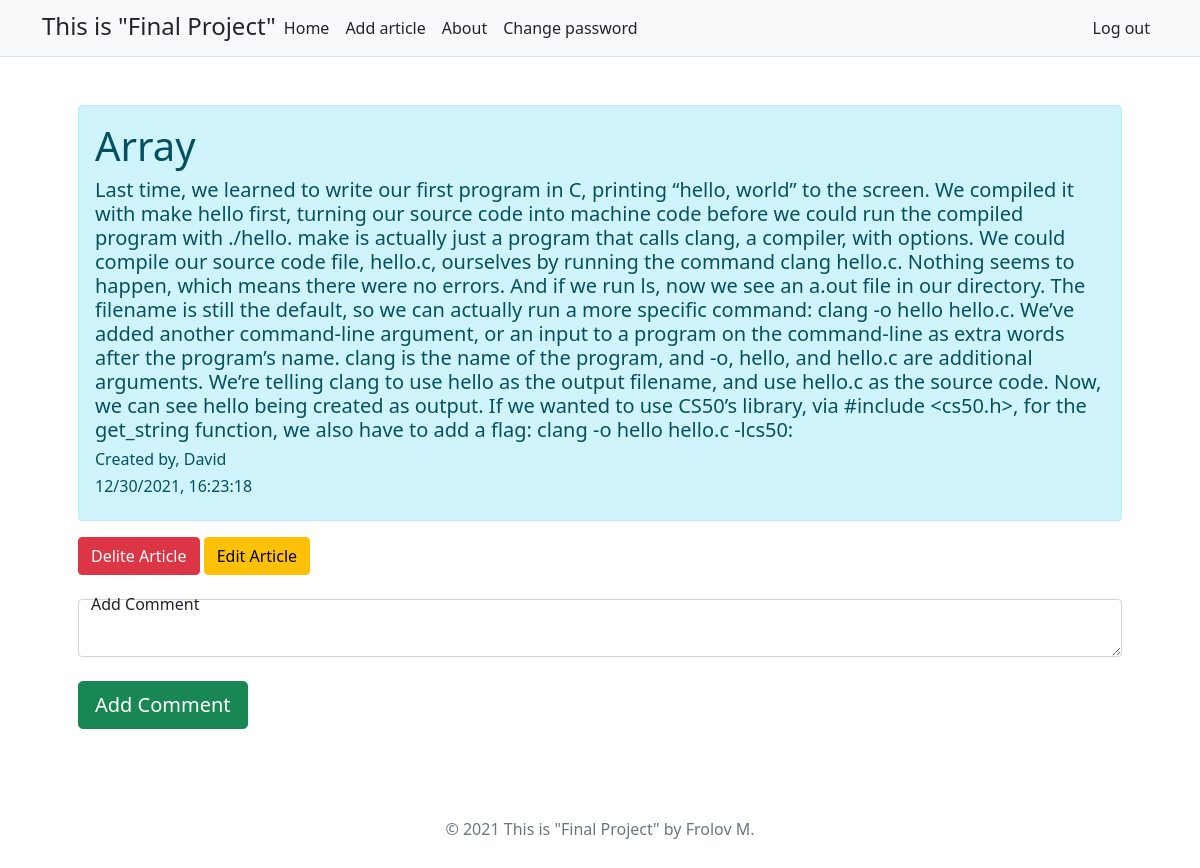
Page /27 (signed in) on the committed database.
### tables this page shows
CREATE TABLE articles (id INTEGER PRIMARY KEY AUTOINCREMENT NOT NULL, category text, title text, articletext text, user_name text, createdate text, 'user_id' INTEGER);

### application.py (the view)
@app.route("/<int:id>")
@login_required
def post(id):
    id_art=id
    articles=db.execute("SELECT * FROM articles where id=?", id_art)
    comments = db.execute("SELECT * FROM coment WHERE id_article=?", id_art)
    return render_template("post.html", articles=articles, comments=comments)

### application.py (called while the page is built)
@app.after_request
def after_request(response):
    response.headers["Cache-Control"] = "no-cache, no-store, must-revalidate"
    response.headers["Expires"] = 0
    response.headers["Pragma"] = "no-cache"
    return response

### helpers.py (called while the page is built)
def login_required(f):
    @wraps(f)
    def decorated_function(*args, **kwargs):
        if session.get("user_id") is None:
            return redirect("/login")
        return f(*args, **kwargs)
    return decorated_function

### templates/post.html (shortened to what this page needs)
{% extends "layout.html" %}
{% block main %}
  {% for article in articles%}
    <div class="alert alert-info">
      <p class="h1">{{article.title}}</p>
      <p class="h5">{{article.articletext}}</p>
      <p class="h6"> Created by, {{article.user_name}}</p>
      <p class="h6">{{article.createdate}}</p>
    </div>
    <a href="/{{article.id}}/del" class ="btn btn-danger">Delite Article</a>
    <a href="/{{article.id}}/edit" class ="btn btn-warning">Edit Article</a><br>
    <form action="/{{article.id}}/comment" method="post">
      <div class="form-floating"><br>
        <textarea class="form-control" placeholder="comment"  name="comment"></textarea><br>
        <label for="floatingTextarea">Add Comment</label>
      </div>
      <button type="submit" class="btn btn-lg btn-success">Add Comment</button>
    </form>
  {%endfor%}
{% endblock %}

### rows in the picture
articles: title "Array", articletext "Last time, we learned to write our first program in C, printing “hello, world” to the screen. We compiled it with make hello first, turning our source code into machine code before we could run the compiled program with ./hello. make is actually just a program that calls clang, a compiler, with options. We could compile our source code file, hello.c, ourselves by running the command clang hello.c. Nothing seems to happen, which means there were no errors. And if we run ls, now we see an a.out file in our directory. The filename is still the default, so we can actually run a more specific command: clang -o hello hello.c. We’ve added another command-line argument, or an input to a program on…", user_name "David", createdate "12/30/2021, 16:23:18"
